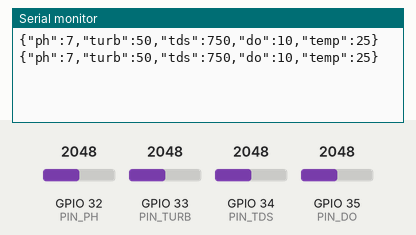
The sketch below on a simulated ESP32. Parts: the last lines printed to the serial monitor. The inputs (shaded band) are chosen by the test bench; at power-on: GPIO 32 (PIN_PH) = 2048, GPIO 33 (PIN_TURB) = 2048, GPIO 34 (PIN_TDS) = 2048, GPIO 35 (PIN_DO) = 2048 (analog values on the 0–4095 scale).

Above: at 1.8 s.
1.9 s: GPIO 32 (PIN_PH) set to 2866
At 2.8 s:
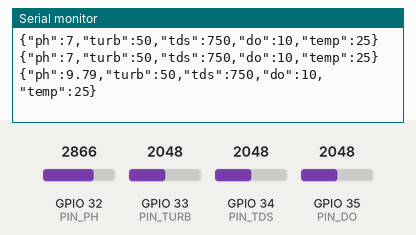
3.4 s: GPIO 33 (PIN_TURB) set to 2866
At 4.4 s:
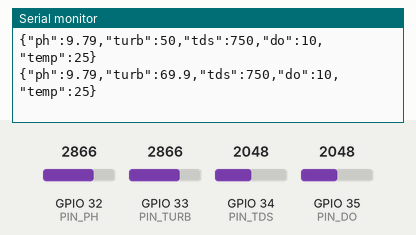
4.9 s: GPIO 34 (PIN_TDS) set to 2866
At 5.8 s:
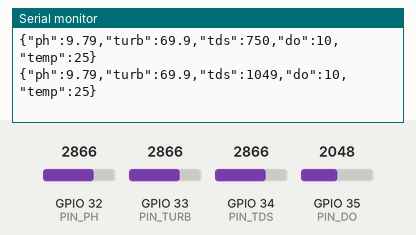
6.4 s: GPIO 35 (PIN_DO) set to 2866
At 7.7 s:
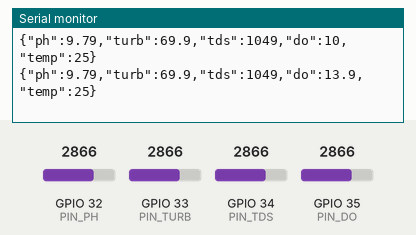
7.9 s: GPIO 32 (PIN_PH) set to 3972
At 8.7 s:
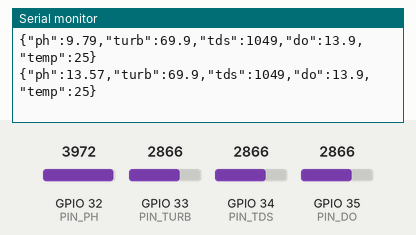
9.4 s: GPIO 33 (PIN_TURB) set to 3972
At 10.3 s:
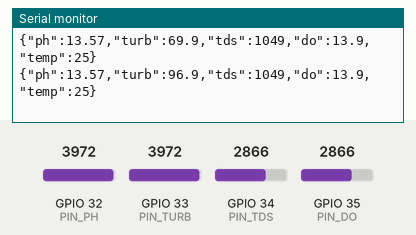
Timing chart, 0 to 11.9 s (numbered marks = the images above; inputs shaded):
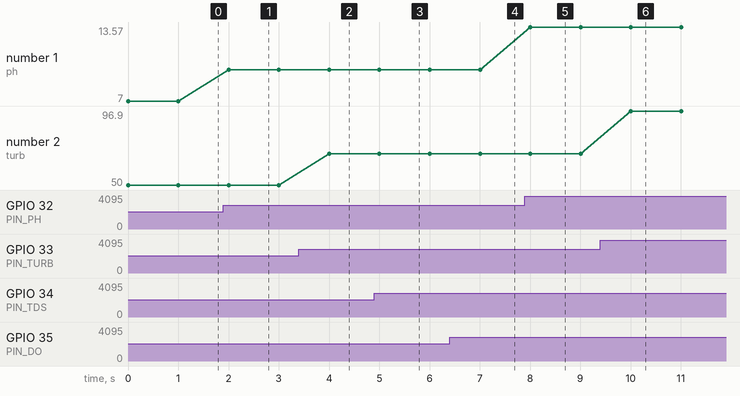

Measured:
- after the input at 1.9 s, the serial monitor: prints a new line after 0.10 s (image 1)
- after the input at 3.4 s, the serial monitor: prints a new line after 0.60 s (image 2)
- after the input at 4.9 s, the serial monitor: prints a new line after 0.10 s (image 3)
- after the input at 6.4 s, the serial monitor: prints a new line after 0.61 s (image 4)
- after the input at 7.9 s, the serial monitor: prints a new line after 0.11 s (image 5)
- after the input at 9.4 s, the serial monitor: prints a new line after 0.61 s (image 6)
- plotted number 1: 7 → 9.79 after the input at 1.9 s, 9.79 → 13.57 after the input at 7.9 s
- plotted number 2: 50 → 69.9 after the input at 3.4 s, 69.9 → 96.9 after the input at 9.4 s

The sketch:

esp32_firmware.ino
```cpp
/*
 * esp32_firmware.ino
 * ==================
 * Reads analog/digital sensors and broadcasts JSON over serial.
 * Sensors: pH, Turbidity, TDS, DO (simulated/analog), DS18B20 Temp.
 */

#include <ArduinoJson.h>

const int PIN_PH = 32;
const int PIN_TURB = 33;
const int PIN_TDS = 34;
const int PIN_DO = 35;
const int PIN_TEMP = 4; // Assuming DS18B20 on pin 4

void setup() {
  Serial.begin(115200);
  analogReadResolution(12); // ESP32 12-bit ADC
}

void loop() {
  // Read analog values (0-4095) and map/convert to actual units
  float ph = map(analogRead(PIN_PH), 0, 4095, 0, 1400) / 100.0;
  float turb = map(analogRead(PIN_TURB), 0, 4095, 0, 1000) / 10.0;
  float tds = map(analogRead(PIN_TDS), 0, 4095, 0, 1500);
  float do_val = map(analogRead(PIN_DO), 0, 4095, 0, 200) / 10.0;
  float temp = 25.0; // Placeholder for actual DS18B20 reading

  // Constrain just in case
  ph = constrain(ph, 0.0, 14.0);
  turb = constrain(turb, 0.0, 100.0);
  tds = constrain(tds, 0.0, 1500.0);
  do_val = constrain(do_val, 0.0, 20.0);

  // Construct JSON
  StaticJsonDocument<200> doc;
  doc["ph"] = ph;
  doc["turb"] = turb;
  doc["tds"] = tds;
  doc["do"] = do_val;
  doc["temp"] = temp;

  // Output
  serializeJson(doc, Serial);
  Serial.println();

  delay(1000); // 1 Hz sampling
}
```
